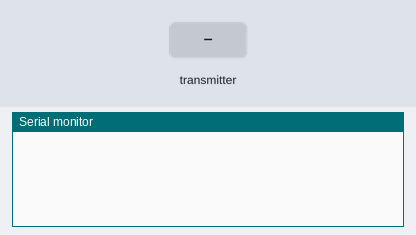
The sketch below on a simulated ESP32. Parts: the last lines printed to the serial monitor. The test bench sets the inputs (shaded band).

Above: at 1.2 s.
1.3 s: the transmitter starts sending smke = 0
At 5.7 s:
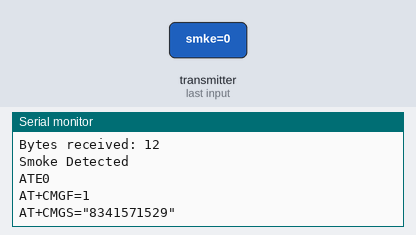
At 13.0 s:
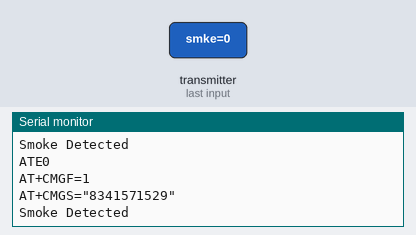

Measured:
- after the input at 1.3 s, the serial monitor: prints a new line at once (image 1)

The sketch:

forest_rx.ino
```cpp
#include <esp_now.h>
#include <WiFi.h>

uint8_t broadcastAddress[] = {0xAC, 0x67, 0xB2, 0x38, 0x23, 0xF4};
float incomingSmoke;
float incomingFire;
float incomingVib;
int sFlag=0,fFlag=0,vFlag=0;

typedef struct struct_message
{
    float smke;
    float fir;
    float vib;
} struct_message;

struct_message incomingReadings;

void OnDataRecv(const uint8_t * mac, const uint8_t *incomingData, int len)
{
  memcpy(&incomingReadings, incomingData, sizeof(incomingReadings));
  Serial.print("Bytes received: ");
  Serial.println(len);
  incomingSmoke = incomingReadings.smke;
  incomingFire = incomingReadings.fir;
  incomingVib = incomingReadings.vib;

  if(incomingSmoke==0.0 && sFlag==0)
  {
      sFlag=1;
      Serial.println("Smoke Detected");
      delay(1000);

      Serial.println("ATE0");
      delay(1000);
      Serial.println("AT+CMGF=1");
      delay(1000);
      Serial.print("AT+CMGS=");
      delay(4000);
      Serial.write('"');
      Serial.print("8341571529");
      Serial.write('"');
      Serial.println();
      delay(4000);
      Serial.println("Smoke Detected");
      delay(2000);
      Serial.write(0x1A);
      delay(1000);
  } else if (incomingSmoke==1.0&&sFlag==1) {
    sFlag=0;
  }

  if(incomingFire==0.0 && fFlag==0)
  {
      fFlag=1;
      Serial.println("Fire Detected");
      delay(1000);

      Serial.println("ATE0");
      delay(1000);
      Serial.println("AT+CMGF=1");
      delay(1000);
      Serial.print("AT+CMGS=");
      delay(4000);
      Serial.write('"');
      Serial.print("8341571529");
      Serial.write('"');
      Serial.println();
      delay(4000);
      Serial.println("Fire Detected");
      delay(2000);
      Serial.write(0x1A);
      delay(1000);

  } else if(incomingFire==1.0 && fFlag==1) {
    fFlag=0;
  }
  if(incomingVib==0.0 && vFlag==0)
  {
      vFlag=1;
      Serial.println("Vib Detected");
      delay(1000);

      Serial.println("ATE0");
      delay(1000);
      Serial.println("AT+CMGF=1");
      delay(1000);
      Serial.print("AT+CMGS=");
      delay(4000);
      Serial.write('"');
      Serial.print("8341571529");
      Serial.write('"');
      Serial.println();
      delay(4000);
      Serial.println("Vib Detected");
      delay(2000);
      Serial.write(0x1A);
      delay(1000);
  } else if(incomingVib==1.0 && vFlag==1) {
    vFlag=0;
  }
}

void setup()
{
  Serial.begin(115200);
  WiFi.mode(WIFI_STA);

  if (esp_now_init() != ESP_OK)
  {
    Serial.println("Error initializing ESP-NOW");
    return;
  }
  esp_now_peer_info_t peerInfo;
  memcpy(peerInfo.peer_addr, broadcastAddress, 6);
  peerInfo.channel = 0;
  peerInfo.encrypt = false;
  if (esp_now_add_peer(&peerInfo) != ESP_OK)
  {
    Serial.println("Failed to add peer");
    return;
  }
  esp_now_register_recv_cb(OnDataRecv);
}
void loop()
{
  //updateDisplay();
  delay(1000);
}

void updateDisplay()
{
  Serial.println("INCOMING READINGS");
  Serial.print("Smoke : ");
  Serial.print(incomingReadings.smke);
  Serial.println(" ");
  Serial.print("fire: ");
  Serial.print(incomingReadings.fir);
  Serial.println(" ");
  Serial.print("vibration: ");
  Serial.print(incomingReadings.vib);
  Serial.println(" ");
}
```
